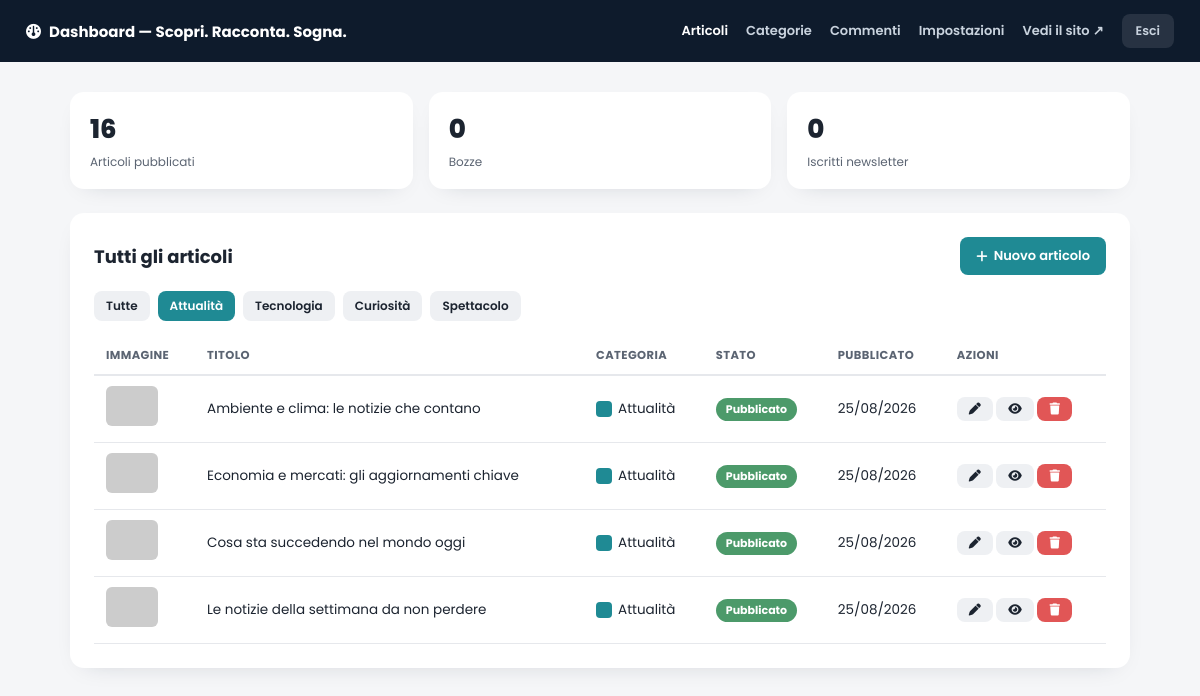
The page /admin/dashboard.php?cat=attualita (signed in) on the database its author committed.
### tables this page shows
CREATE TABLE IF NOT EXISTS categories (
  id INT AUTO_INCREMENT PRIMARY KEY,
  slug VARCHAR(40) NOT NULL UNIQUE,
  name VARCHAR(60) NOT NULL,
  color_hex VARCHAR(7) NOT NULL DEFAULT '#1f8a94',
  icon_class VARCHAR(60) NOT NULL DEFAULT 'fa-solid fa-globe',
  sort_order INT NOT NULL DEFAULT 0
);

CREATE TABLE IF NOT EXISTS articles (
  id INT AUTO_INCREMENT PRIMARY KEY,
  category_id INT NOT NULL,
  title VARCHAR(200) NOT NULL,
  slug VARCHAR(220) NOT NULL UNIQUE,
  excerpt VARCHAR(300) DEFAULT NULL,
  content TEXT NOT NULL,
  image_url VARCHAR(400) NOT NULL,
  status ENUM('published','draft') NOT NULL DEFAULT 'published',
  published_at DATETIME DEFAULT CURRENT_TIMESTAMP,
  created_at DATETIME DEFAULT CURRENT_TIMESTAMP,
  updated_at DATETIME DEFAULT CURRENT_TIMESTAMP ON UPDATE CURRENT_TIMESTAMP,
  FOREIGN KEY (category_id) REFERENCES categories(id) ON DELETE CASCADE
);

### config.php (called while the page is built, shortened)
<?php
function h($str): string {
    return htmlspecialchars((string)$str, ENT_QUOTES, 'UTF-8');
}
function url(string $path = ''): string {
    return BASE_PATH . '/' . ltrim($path, '/');
}

### functions.php (called while the page is built, shortened)
<?php
function get_categories($pdo): array {
    static $cache = null;
    if ($cache === null) {
        $cache = $pdo->query('SELECT * FROM categories ORDER BY sort_order ASC')->fetchAll();
    }
    return $cache;
}
function get_articles($pdo, ?string $catSlug = null, bool $onlyPublished = true): array {
    $sql = 'SELECT a.*, c.slug AS cat_slug, c.name AS cat_name, c.color_hex, c.icon_class
            FROM articles a JOIN categories c ON a.category_id = c.id';
    $where = [];
    $params = [];
    if ($catSlug) {
        $where[] = 'a.id IN (SELECT ac.article_id FROM article_categories ac JOIN categories c2 ON ac.category_id = c2.id WHERE c2.slug = ?)';
        $params[] = $catSlug;
    }
    if ($where) { $sql .= ' WHERE ' . implode(' AND ', $where); }
    $sql .= ' ORDER BY a.published_at DESC, a.id DESC';
    $stmt = $pdo->prepare($sql);
    $stmt->execute($params);
    return $stmt->fetchAll();
}

### admin/dashboard.php (the view, shortened to what this page needs)
<?php
require __DIR__ . '/../config.php';
require __DIR__ . '/../functions.php';
$catSlug = $_GET['cat'] ?? null;
$allArticles = get_articles($pdo, $catSlug, false);
$totalPublished = $pdo->query("SELECT COUNT(*) FROM articles WHERE status='published'")->fetchColumn();
$totalDraft     = $pdo->query("SELECT COUNT(*) FROM articles WHERE status='draft'")->fetchColumn();
$totalSubs      = $pdo->query("SELECT COUNT(*) FROM subscribers")->fetchColumn();
$categories     = get_categories($pdo);
?>
<!DOCTYPE html>
<html lang="it">
<head>
<link rel="stylesheet" href="https://cdnjs.cloudflare.com/ajax/libs/font-awesome/6.5.1/css/all.min.css">
<link rel="stylesheet" href="<?= url('admin/includes/admin.css') ?>">
</head>
<body>
<?php require __DIR__ . '/includes/topbar.php'; ?>
<div class="admin-wrap">
  <div class="stat-row">
    <div class="stat-box"><div class="num"><?= (int)$totalPublished ?></div><div class="label">Articoli pubblicati</div></div>
    <div class="stat-box"><div class="num"><?= (int)$totalDraft ?></div><div class="label">Bozze</div></div>
    <div class="stat-box"><div class="num"><?= (int)$totalSubs ?></div><div class="label">Iscritti newsletter</div></div>
  </div>
  <div class="admin-card">
    <div style="display:flex; justify-content:space-between; align-items:center; flex-wrap:wrap; gap:12px; margin-bottom:16px;">
      <h2 style="margin:0;">Tutti gli articoli</h2>
      <a href="<?= url('admin/article-form.php') ?>" class="btn btn-primary"><i class="fa-solid fa-plus"></i> Nuovo articolo</a>
    </div>
    <div style="display:flex; gap:8px; flex-wrap:wrap; margin-bottom:16px;">
      <a href="<?= url('admin/dashboard.php') ?>" class="btn btn-secondary btn-sm <?= !$catSlug ? 'btn-primary' : '' ?>">Tutte</a>
      <?php foreach ($categories as $cat): ?>
        <a href="<?= url('admin/dashboard.php?cat=' . urlencode($cat['slug'])) ?>"
           class="btn btn-sm <?= $catSlug === $cat['slug'] ? 'btn-primary' : 'btn-secondary' ?>"><?= h($cat['name']) ?></a>
      <?php endforeach; ?>
    </div>
    <table class="admin-table">
      <thead>
        <tr>
          <th>Immagine</th><th>Titolo</th><th>Categoria</th><th>Stato</th><th>Pubblicato</th><th>Azioni</th>
        </tr>
      </thead>
      <tbody>
        <?php foreach ($allArticles as $art): ?>
          <tr>
            <td><img src="<?= h($art['image_url']) ?>" alt=""></td>
            <td><?= h($art['title']) ?></td>
            <td><span class="color-swatch" style="background:<?= h($art['color_hex']) ?>"></span><?= h($art['cat_name']) ?></td>
            <td><span class="badge <?= $art['status'] === 'draft' ? 'draft' : '' ?>" style="background:<?= $art['status'] === 'draft' ? '' : '#4c9a6a' ?>"><?= $art['status'] === 'draft' ? 'Bozza' : 'Pubblicato' ?></span></td>
            <td><?= date('d/m/Y', strtotime($art['published_at'])) ?></td>
            <td style="white-space:nowrap;">
              <a href="<?= url('admin/article-form.php?id=' . (int)$art['id']) ?>" class="btn btn-secondary btn-sm"><i class="fa-solid fa-pen"></i></a>
              <a href="<?= url('article.php?id=' . (int)$art['id']) ?>" target="_blank" class="btn btn-secondary btn-sm"><i class="fa-solid fa-eye"></i></a>
              <form action="<?= url('admin/delete.php') ?>" method="post" style="display:inline;" onsubmit="return confirm('Eliminare definitivamente questo articolo?');">
                <button type="submit" class="btn btn-danger btn-sm"><i class="fa-solid fa-trash"></i></button>
              </form>
            </td>
          </tr>
        <?php endforeach; ?>
      </tbody>
    </table>
  </div>
</div>
</body>
</html>

### admin/includes/admin.css (style rules this page uses)
:root { --ink:#1c2430; --ink-soft:#5b6472; --line:#e6e8ec; --paper:#f5f6f8; --accent:#1f8a94; }
* { box-sizing:border-box; margin:0; padding:0; }
body { font-family:'Poppins',sans-serif; background:var(--paper); color:var(--ink); min-height:100vh; }
a { color:inherit; text-decoration:none; }
.admin-wrap { max-width:1100px; margin:0 auto; padding:30px 20px 60px; }
.admin-card { background:#fff; border-radius:14px; box-shadow:0 8px 24px -16px rgba(20,30,50,.25); padding:24px; margin-bottom:24px; }
.admin-card h2 { font-size:18px; margin-bottom:16px; }
.admin-table { width:100%; border-collapse:collapse; font-size:13.5px; }
.admin-table th { text-align:left; padding:10px 12px; border-bottom:2px solid var(--line); color:var(--ink-soft); font-size:11.5px; text-transform:uppercase; letter-spacing:.4px; }
.admin-table td { padding:10px 12px; border-bottom:1px solid var(--line); vertical-align:middle; }
.admin-table img { width:52px; height:40px; object-fit:cover; border-radius:6px; }
.admin-table .badge { display:inline-block; padding:3px 10px; border-radius:999px; font-size:11px; font-weight:700; color:#fff; }
.btn { display:inline-flex; align-items:center; gap:6px; padding:9px 16px; border-radius:8px; font-size:13px; font-weight:600; border:none; cursor:pointer; }
.btn-primary { background:var(--accent); color:#fff; }
.btn-secondary { background:#eef0f3; color:var(--ink); }
.btn-danger { background:#e15656; color:#fff; }
.btn-sm { padding:6px 12px; font-size:12px; }
.stat-row { display:flex; gap:16px; flex-wrap:wrap; margin-bottom:24px; }
.stat-box { flex:1; min-width:140px; background:#fff; border-radius:14px; padding:18px 20px; box-shadow:0 8px 24px -16px rgba(20,30,50,.25); }
.stat-box .num { font-size:26px; font-weight:800; }
.stat-box .label { font-size:12px; color:var(--ink-soft); margin-top:4px; }
.color-swatch { width:16px; height:16px; border-radius:4px; display:inline-block; vertical-align:middle; margin-right:6px; }

### rows shown on the page
categories: name "Attualità"
categories: name "Tecnologia"
categories: name "Curiosità"
categories: name "Spettacolo"
articles: title "Ambiente e clima: le notizie che contano", category.name "Attualità", status "Pubblicato", published_at "25/08/2026"
articles: title "Economia e mercati: gli aggiornamenti chiave", category.name "Attualità", status "Pubblicato", published_at "25/08/2026"
articles: title "Cosa sta succedendo nel mondo oggi", category.name "Attualità", status "Pubblicato", published_at "25/08/2026"
articles: title "Le notizie della settimana da non perdere", category.name "Attualità", status "Pubblicato", published_at "25/08/2026"

### other values the page prints
get_setting($pdo, 'site_title', 'Scopri. Racconta. Sogna.') "Scopri. Racconta. Sogna."
$totalPublished "16"
$totalDraft "0"
$totalSubs "0"
